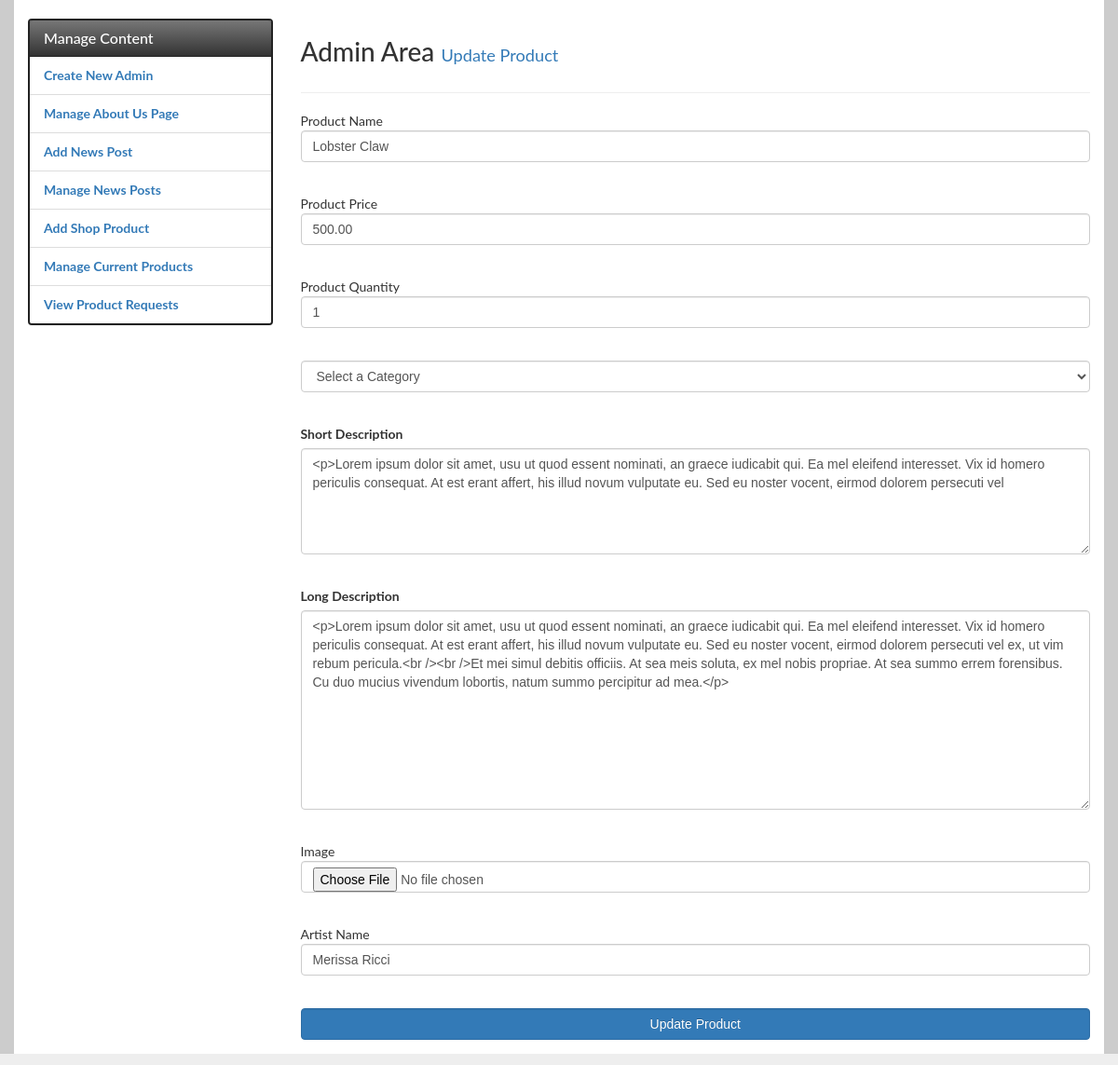
The page /admin/update_product.php?productID=4 on the database its author committed.
### tables this page shows
CREATE TABLE `products` (
  `productID` int(11) NOT NULL,
  `productName` varchar(100) NOT NULL,
  `productPrice` decimal(15,2) NOT NULL,
  `productQuantity` int(4) DEFAULT NULL,
  `productCategoryID` int(11) NOT NULL,
  `productShortDescription` varchar(250) NOT NULL,
  `productLongDescription` varchar(1000) DEFAULT NULL,
  `productImage` varchar(255) DEFAULT NULL,
  `productImageExt` varchar(5) NOT NULL,
  `productArtist` varchar(100) DEFAULT NULL
);

### admin/functions/product_functions.php (called while the page is built, shortened)
<?php
function viewOneProduct($productID) {
    $db = getDatabase();
    $stmt = $db->prepare("SELECT * FROM products WHERE productID = :productID");
    $binds = array(
        ":productID" => $productID
    );
    $result = array();
    if ($stmt->execute($binds) && $stmt->rowCount() > 0) {
        $result = $stmt->fetch(PDO::FETCH_ASSOC);
    }
    return $result;
}

### admin/update_product.php (the view, shortened to what this page needs)
<!DOCTYPE html>
<html lang="en">
<head>
    <link href="https://cdnjs.cloudflare.com/ajax/libs/font-awesome/4.7.0/css/font-awesome.min.css" rel="stylesheet" />
    <link href="../bower_components/bootstrap/dist/css/bootstrap-theme.min.css" rel="stylesheet" />
    <link href="../bower_components/bootstrap/dist/css/bootstrap.min.css" rel="stylesheet" />
    <link href="../bower_components/normalize-css/normalize.css" rel="stylesheet" />
    <link href="../css/main.css" rel="stylesheet" type="text/css" />
    <link href="css/admin.css" rel="stylesheet" type="text/css" />
</head>
<body>
    <?php
    include 'functions/product_functions.php';
    if (isPostRequest()) {
        $productID = filter_input(INPUT_POST, 'productID');
        $productName = filter_input(INPUT_POST, 'productName');
        $productPrice = filter_input(INPUT_POST, 'productPrice');
        $productQuantity = filter_input(INPUT_POST, 'productQuantity');
        $productCategoryID = filter_input(INPUT_POST, 'productCategoryID');
        $productShortDescription = filter_input(INPUT_POST, 'productShortDescription');
        $productLongDescription = filter_input(INPUT_POST, 'productLongDescription');
        $productImage = filter_input(INPUT_POST, 'productImage');
        $productArtist = filter_input(INPUT_POST, 'productArtist');
        $updated = updateProduct($productID, $productName, $productPrice, $productQuantity, $productCategoryID, $productShortDescription, $productLongDescription, $productImage, $productArtist);
        if ($updated === true) {
            $result = 'Product updated';
        } else {
            $result = 'Product NOT updated';
        }
    } else {
        $productID = filter_input(INPUT_GET, 'productID');
        $row = viewOneProduct($productID);
        $productName = $row['productName'];
        $productPrice = $row['productPrice'];
        $productQuantity = $row['productQuantity'];
        $productShortDescription = $row['productShortDescription'];
        $productLongDescription = $row['productLongDescription'];
        $productImage = $row['productImage'];
        $productArtist = $row['productArtist'];
    }
    ?>
    <div class="mainContent">
        <div class="container main">
            <div class="row">
                <?php include 'admin_panel.php'; ?>
                <div class="col-md-9">
                    <div class="page-header">
                        <h1>Admin Area <small class="text-primary">Update Product</small></h1>
                    </div>
                    <form method="post" action="#">
                        <div class="form-group">
                            Product Name <input type="text" value="<?php echo $productName; ?>" name="productName" class="form-control" required  autofocus />
                        </div><br />
                        <div class="form-group">
                            Product Price <input type="number" value="<?php echo $productPrice; ?>" name="productPrice" class="form-control" required />
                        </div><br />
                        <div class="form-group">
                            Product Quantity <input type="number" value="<?php echo $productQuantity; ?>" name="productQuantity" class="form-control" />
                        </div><br />
                        <div class="form-group">
                            <select name="productCategoryID" required class="form-control">
                                <option>Select a Category</option>
                            </select>
                        </div><br />
                        <div class="form-group">
                            <label>Short Description</label>
                            <textarea value="<?php echo $productShortDescription; ?>" name="productShortDescription" class="form-control" cols="20" rows="5"><?php echo $productShortDescription; ?></textarea>
                        </div><br />
                        <div class="form-group">
                            <label>Long Description</label>
                            <textarea value="<?php echo $productLongDescription; ?>" name="productLongDescription" class="form-control" cols="20" rows="10"><?php echo $productLongDescription; ?></textarea>
                        </div><br />
                        <div class="form-group">
                            Image <input type="file" value="<?php echo $productImage; ?>" name="productImage" class="form-control" />
                        </div><br />
                        <div class="form-group">
                            Artist Name <input type="text" value="<?php echo $productArtist; ?>" name="productArtist" class="form-control" />
                        </div><br />
                        <div class="form-group">
                            <input type="submit" value="Update Product" class="btn btn-primary form-control" />
                        </div>
                    </form>
                </div>
            </div>
        </div>
    </div>
</body>
</html>

### css/main.css (style rules this page uses)
* { font-family: 'Lato', sans-serif; margin: 0; padding: 0; }
*, *:before, *:after { box-sizing: inherit; }
html { box-sizing: border-box; height: 100%; }
body { background-color: #EEE; font-family: 'Lato', sans-serif; min-height: 100%; padding-bottom: 4em; padding-top: 0; position: relative; }
.mainContent { background-color: #CCC; height: 100%; }
.container.main { background-color: #FFFFFF; border-radius: 0; height: 100%; margin: 0 auto; padding-bottom: 0; }

### rows shown on the page
products: productName "Lobster Claw", productPrice "500.00", productQuantity "1", productShortDescription "<p>Lorem ipsum dolor sit amet, usu ut quod essent nominati, an graece iudicabit qui. Ea mel eleifend interesset. Vix id homero periculis consequat. At est erant affert, his illud novum vulputate eu. Sed eu noster vocent, eirmod dolorem persecuti vel", productLongDescription "<p>Lorem ipsum dolor sit amet, usu ut quod essent nominati, an graece iudicabit qui. Ea mel eleifend interesset. Vix id homero periculis consequat. At est erant affert, his illud novum vulputate eu. Sed eu noster vocent, eirmod dolorem persecuti vel ex, ut vim rebum pericula.<br /><br />Et mei simul debitis officiis. At sea meis soluta, ex mel nobis propriae. At sea summo errem forensibus. Cu duo mucius vivendum lobortis, natum summo percipitur ad mea.</p>", productArtist "Merissa Ricci"
